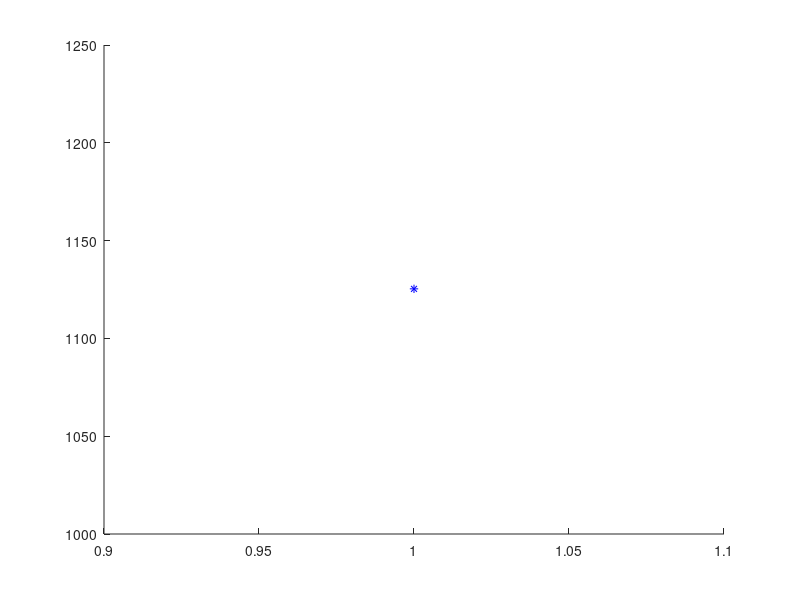
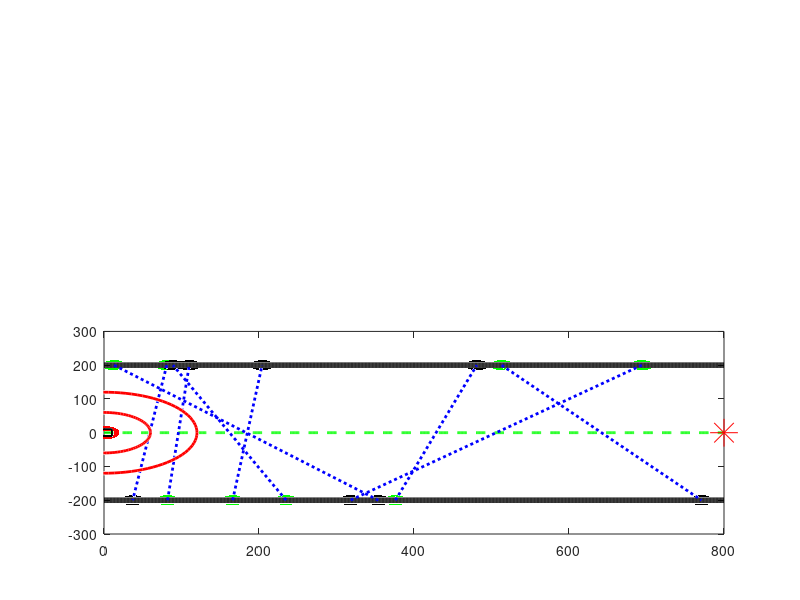

Recreate these plots in MATLAB, in order. (Note: this script raises an error after producing the figures.)
%% world
clear;
clc;
% load data should have nHumans value
% load('test_1.mat') % good
% load('test_2.mat') % bad
% load('test_3.mat') % bad
load('test_4.mat') % good
% load('test_7_edecay_onePolicy_10000.mat') % bad

%% test

earliestStartTime=0;
latestStartTime=50;
%rHuman = [100,120];
nHumans = 8;
totalTests = 1;

totalIter = 1;
iters = [];
scores = [];
finals = [];
collisions = zeros(totalEpisodes, 1);
reachGoal = zeros(totalEpisodes, 1);
while totalIter <= totalTests

    %%% human motion setup
    
    % random start and end positions for humans. They must go to the other side
    % of the hall way.
    humanStart=[randi([10,endpoint-10],[nHumans,1]),-halfWidth+2*halfWidth*randi([0,1],[nHumans,1])];%(3, 2)
    humanEnd=[randi([10,endpoint-10],[nHumans,1]),-humanStart(:,2)];%(3, 2)
    humanVel = [];
    humanPos = humanStart; %(3, 2)
    for i = 1:nHumans
        humanVelDir = humanEnd(i,:)-humanStart(i,:);
        humanVel = [humanVel; humanVelDir/norm(humanVelDir) * humanVelMag(1)]; % at first the magnitude is the largest
    end
    
    humanStartTime = randi([earliestStartTime,latestStartTime],nHumans,1);
    
    %%% robot motion set up
    robotPos = [0,0];
    robotVel = [0,0];
    
    % intersections between robot trajectory and human trajectories
    crossPoint = (humanStart+humanEnd)/2;%(3, 2)
    
    % initial state and actions
    s = zeros(4,1);
    s(3) = 1; % initially it is always possible to cause collision (crosspoint)
    atPlus = randi([3,5]);% intial action should be zero or positive action

    % iteration set up
    % Here the iteration is for robot simulation in one run
    iter = 0;
    humanPosH = zeros(2,iterLimit,nHumans); % human position history
    humanPosH(:,1,:) = humanPos'; % the first timestamp
    robotPosH = robotPos; % robot position history
    robotVelH = robotVel(1); % only x component of robot velocity is meaningful
    actionH = []; % action history
    score = 0;
    
    
    while iter < iterLimit
        
        iter = iter + 1;
        st = s;
        at = atPlus;

        % update robot position
        robotPosPast = robotPos;
        robotPos = robotPos + dt * robotVel + [1/2 * action(at) * dt^2, 0];
        robotVel = robotVel + [action(at) * dt, 0];
        
        % update human position

        for i = 1:nHumans
            if iter >= humanStartTime(i)
                humanPos(i, :) = humanPos(i, :)+ dt * humanVel(i, :);
            end
            if abs(humanPos(i,2)) > abs(humanEnd(i, 2)) % not between -200, 200
                humanVel(i, :) = [0,0]; % human stopped after reaching the destination
            end
        end
        
        % robot position hitory, human position history,
        % robot velocity history and action history updated
        robotPosH = [robotPosH; robotPos];
        humanPosH(:,iter,:) = humanPos';
        robotVelH = [robotVelH, robotVel(1)];
        actionH = [actionH, at];
        
        
        %humanPos (3, 2)
        distRobotHuman = [];
         for i = 1:nHumans
            distRobotHumanI = norm(humanPos(i, :)-robotPos);
            distRobotHuman = [distRobotHuman, distRobotHumanI];
            if distRobotHumanI > rHuman(2)
                humanVelMagI = humanVelMag(1); % far then fast
            elseif distRobotHumanI > rHuman(1)
                humanVelMagI = humanVelMag(2); % close then slow
            else
                humanVelMagI = humanVelMag(3);
            end
            
            if norm(humanVel(i,:)) ~= 0
                 humanVel(i, :) = humanVel(i, :) / norm(humanVel(i,:)) * humanVelMagI;
            end    
        end
        % find the closest human and the distance between that human and
        % the robot
        [closeDistRobotHuman, closeIdx] = min(distRobotHuman);
 
        
        % state1 - 0: not reach the goal, 1: reach the goal
        % state2 - 0: r > rRobot(3), 1: rRobot(3) > r > rRobot(2), 2: rRobot(2) > r > rRobot(1), 3: robot(1) > r
        % state3 - 0: velocity directions won't cause collision, 1: will cause collision
        % state4 - 0: velocity is inside nominalRobotVelRange(1), 
        %          1: velocity is outside nominalRobotVelRange(1) but inside nominalRobotVelRange(2),
        %          2: velocity is outside nominalRobotVelRange(2)
        % state update
        if robotPos(1) >= endpoint
            s(1) = 1;
        else
            s(1) = 0;
        end
        
        if closeDistRobotHuman > rRobot(3)
            s(2) = 0;
        elseif (closeDistRobotHuman < rRobot(3) && closeDistRobotHuman > rRobot(2))
            s(2) = 1;
        elseif (closeDistRobotHuman < rRobot(2) && closeDistRobotHuman > rRobot(1))
            s(2) = 2;
        elseif closeDistRobotHuman < rRobot(1)
            s(2) = 3; % collision
            collisions(totalIter) = 1;
        end

        pathVecRobot = crossPoint(closeIdx,:) - robotPos;
        pathVecHuman = crossPoint(closeIdx,:) - humanPos(closeIdx,:);
     
        if dot(pathVecRobot, robotVel) < 0 || dot(pathVecHuman, humanVel(closeIdx,:)) < 0
            s(3) = 0;
        else
            s(3) = 1;
        end
        
        robotVelDev = abs(robotVel(1) - nominalRobotVel);
        if robotVelDev < nominalRobotVelRange(1)
            s(4) = 0;
        elseif robotVelDev < nominalRobotVelRange(2)
            s(4) = 1;
        else
            s(4) = 2;
        end
        
        
        
        % epsilon-greedy
        if eDecay % is eDecay == True
            epsilon = exp(-eDecayFactor/totalEpisodes * totalIter);
        else
            epsilon = eConst; 
        end
        

        [tmp, atPlus] = max(Q(s(1)+1, s(2)+1, s(3)+1, s(4)+1, :));% we need index
        
        score = reward(s, at, w) + gamma * score;
        
        if robotPosPast(1) > endpoint
            reachGoal(totalIter) = 1;
            break;
        end  
    end
    iters = [iters, iter];
    scores = [scores, score];
    finals = [finals, robotPos(1)];
    if mod(totalIter, 100) == 0
        fprintf('%.0f tests have beed done.', totalIter)
    end
    disp(totalIter);
    totalIter = totalIter + 1;
end


%% analysis
figure;
hold on;
for i = 1:totalTests
    if collisions(i)==1
        plot(i, scores(i),'r*')
    else
        plot(i, scores(i),'b*')
    end
end
% plot(scores,'*')
figure;
hold on;
for i = 1:totalTests
    if reachGoal(i)==1
        plot(i, scores(i),'go')
    else
        plot(i, scores(i),'ro')
    end
end
fprintf('Ratio of robots that do not collide during the test: %.3f\n', 1-mean(collisions))
fprintf('Ratio of robots that reach the goal during the test: %.3f\n', mean(reachGoal))

%% demo

% robotPosH -> (226, 2)
% humanPosH -> (2, 100000, 3)




robotPosH = robotPosH(1:size(robotPosH, 1)-1, :);
humanPosHValid = humanPosH(:,1:size(robotPosH, 1),:);%(2, 225, 3)

robotPos = robotPosH;
robotPos = [robotPos, zeros(size(robotPos, 1),1)];


humanPosHValid = humanPosHValid(:,1:50,:);
robotPos = robotPos(1:50, :);

humanPos = {}

for i = 1:nHumans
    humanPosTmp = humanPosHValid(:,:,i);
    humanPosTmp = humanPosTmp';
    humanPosTmp = [humanPosTmp, zeros(size(humanPosTmp, 1),1)];
    humanPos{end+1} = humanPosTmp;
end

close all
clf('reset');
hold on;

subplot(2,1,2)
% axis equal
set(gca,'position',[0.05,0.05,0.9,0.9])
endpoint = 800; % 1400
height = 300;
hallwayWeight = 200;
radicar = 80;

% draw pathway
x_dist = 0:endpoint;
plot(x_dist, -hallwayWeight + 0.*x_dist, 'Color','k','LineWidth',4)
hold on
plot(x_dist, 0 + 0.*x_dist, 'w--','Color','g','LineWidth',2)       
plot(x_dist, hallwayWeight + 0.*x_dist, 'Color','k','LineWidth',4)
axis([0,endpoint,-height,height]);
plot(endpoint, 0, '*', 'Color','r','MarkerSize',20)


% define human object
gHuman={};
for i = 1:nHumans
    start1 = 400;
    end1 = 400;
    h1 = rectangle('position', [-10, -10, 20, 20], 'FaceColor', 'b');
    g1 = hgtransform;
    set(h1,'Parent',g1)
    gHuman{end+1} = g1;
    startpoint1 = [start1 hallwayWeight 0];
    endpoint1 = [end1 -hallwayWeight 0];
    plot([humanStart(i,1) humanEnd(i,1)], [humanStart(i,2) humanEnd(i,2)], ':', 'Color', 'b','LineWidth',2)
    
    
    %// radius
    rTmp = 15;
    posStart = [humanStart(i,:)-rTmp 2*rTmp 2*rTmp];
    startPoint = rectangle('Position',posStart,'Curvature',[1 1], 'FaceColor', 'green', 'Edgecolor','none');
    posEnd = [humanEnd(i,:)-rTmp 2*rTmp 2*rTmp];
    endPoint = rectangle('Position',posEnd,'Curvature',[1 1], 'FaceColor', 'black', 'Edgecolor','none');
    
end

% define vehicle
x = [-1, 1/3, 1/3, 1, 1/3, 1/3, -1];
y = [-1/3,-1/3,-1/2, 0, 1/2, 1/3, 1/3];
robotCirclePos = [-rRobot(1), -rRobot(1), 2 * rRobot(1), 2 * rRobot(1)];
robotFilledCircle = rectangle('Position',robotCirclePos,'Curvature',[1 1], 'FaceColor', 'red', 'Edgecolor','none');
g = hgtransform;
set(robotFilledCircle,'Parent',g)
% patch('XData',x*30,'YData',y*30,'FaceColor','red','Parent',g)

pt1 = [0 0 0];
pt2 = [endpoint 0 0];

% x = [-1, 1/3, 1/3, 1, 1/3, 1/3, -1];
% y = [-1/3,-1/3,-1/2, 0, 1/2, 1/3, 1/3];
% robotFilledCircle = rectangle('Position',posEnd,'Curvature',[1 1], 'FaceColor', 'black', 'Edgecolor','none');
% g = hgtransform;
% patch('XData',x*30,'YData',y*30,'FaceColor','red','Parent',g)
% pt1 = [0 0 0];
% pt2 = [endpoint 0 0];

% define circle
% hcircle = viscircles([0,0],rRobot(1));
gcircle = hgtransform;
hcircle1 = viscircles([0,0],rRobot(2));
hcircle2 = viscircles([0,0],rRobot(3));
% set(hcircle,'Parent',gcircle)
set(hcircle1,'Parent',gcircle)
set(hcircle2,'Parent',gcircle)
% moving
for t=1:size(robotPos, 1)
  g.Matrix = makehgtform('translate',robotPos(t,:));
  gcircle.Matrix = g.Matrix;
  for i = 1:nHumans
      gHuman{i}.Matrix = makehgtform('translate',humanPos{i}(t,:));
  end
  drawnow
  pause(0.01)
end
fprintf('score: %.2f\n', scores(end))
